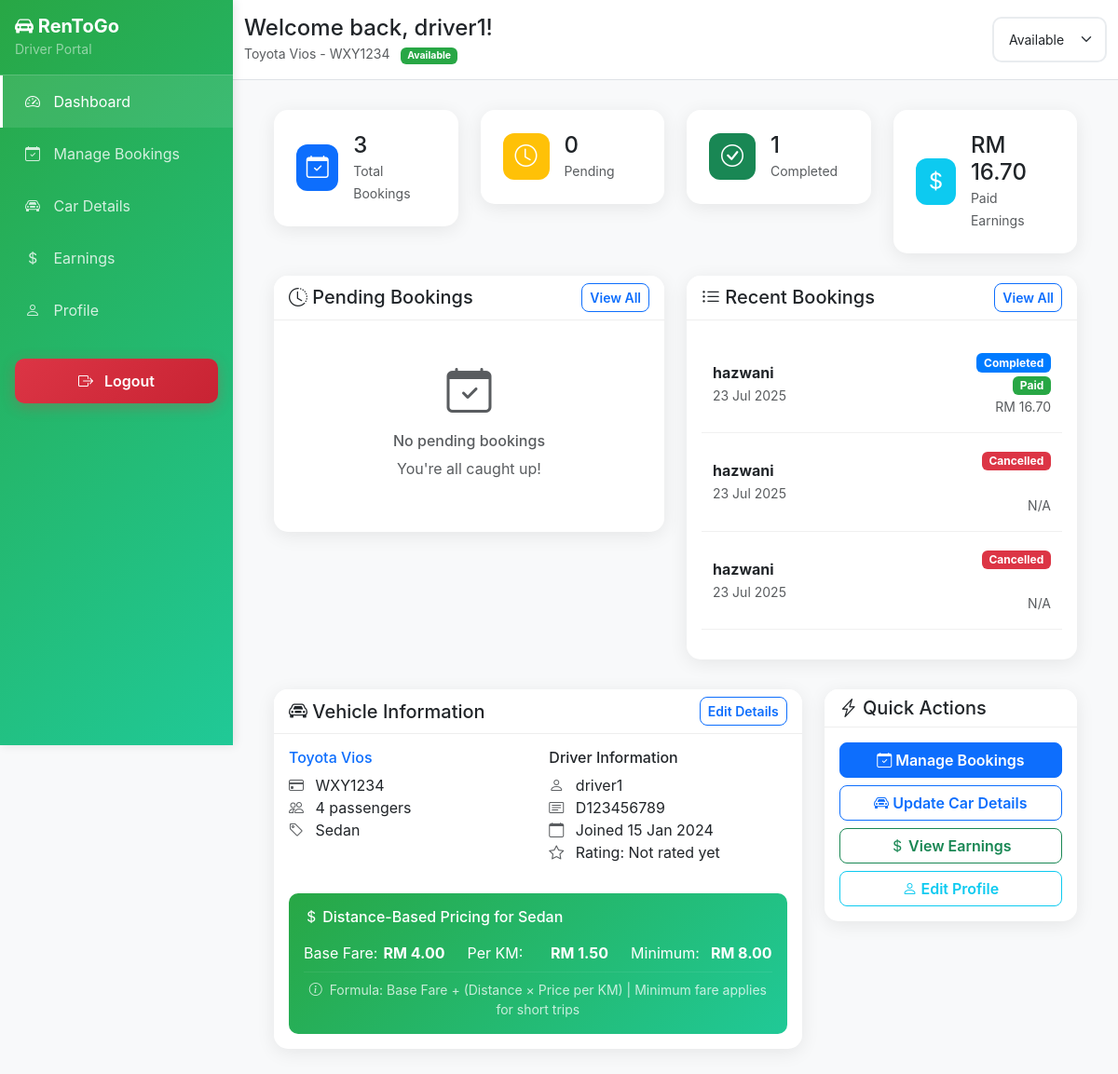
/driver/dashboard.php (signed in), run on the app's committed database.
### tables this page shows
CREATE TABLE `driver` (
  `driverid` int NOT NULL,
  `userid` int NOT NULL,
  `licensenumber` varchar(20) NOT NULL,
  `carmodel` varchar(100) NOT NULL,
  `plate` varchar(10) NOT NULL,
  `capacity` int NOT NULL,
  `status` enum('available','not available','maintenance') DEFAULT 'available',
  `rating` decimal(2,1) DEFAULT '0.0',
  `datehired` date NOT NULL,
  `price_per_hour` decimal(8,2) NOT NULL,
  `car_type` varchar(50) DEFAULT NULL
);

CREATE TABLE `user` (
  `userid` int NOT NULL,
  `username` varchar(50) NOT NULL,
  `full_name` varchar(255) DEFAULT NULL,
  `password` varchar(255) NOT NULL,
  `email` varchar(100) NOT NULL,
  `notel` varchar(15) NOT NULL,
  `gender` enum('Male','Female') NOT NULL,
  `role` enum('student','driver','admin') NOT NULL,
  `created` timestamp NULL DEFAULT CURRENT_TIMESTAMP,
  `status` enum('active','inactive') DEFAULT 'active'
);

CREATE TABLE `booking` (
  `bookingid` int NOT NULL,
  `userid` int NOT NULL,
  `driverid` int NOT NULL,
  `pax` int NOT NULL,
  `bookingdate` timestamp NULL DEFAULT CURRENT_TIMESTAMP,
  `pickupdate` datetime NOT NULL,
  `dropoffdate` datetime NOT NULL,
  `pickuplocation` varchar(255) NOT NULL,
  `dropofflocation` varchar(255) NOT NULL,
  `totalcost` decimal(10,2) NOT NULL,
  `bookingstatus` enum('pending','confirmed','completed','cancelled') DEFAULT 'pending',
  `paymentstatus` enum('unpaid','paid','refunded') DEFAULT 'unpaid',
  `notes` text,
  `duration_hours` int NOT NULL,
  `distance_km` decimal(8,2) NOT NULL
);

CREATE TABLE `pricing_settings` (
  `id` int NOT NULL,
  `car_type` enum('Sedan','Hatchback','SUV','MPV','Pickup') NOT NULL,
  `base_fare` decimal(6,2) NOT NULL DEFAULT '5.00' COMMENT 'Starting fare for any trip',
  `price_per_km` decimal(6,2) NOT NULL DEFAULT '1.50' COMMENT 'Rate per kilometer',
  `price_per_minute` decimal(6,2) DEFAULT '0.30' COMMENT 'Rate per minute for waiting time',
  `peak_multiplier` decimal(3,2) DEFAULT '1.20' COMMENT 'Peak hours multiplier',
  `minimum_fare` decimal(6,2) DEFAULT '8.00' COMMENT 'Minimum total fare',
  `created_at` timestamp NULL DEFAULT CURRENT_TIMESTAMP,
  `updated_at` timestamp NULL DEFAULT CURRENT_TIMESTAMP ON UPDATE CURRENT_TIMESTAMP
);

### driver/dashboard.php (the view, shortened to what the rows shown need)
<?php
$database = new Database();
$db = $database->getConnection();
$query = "SELECT u.*, d.* FROM user u
          JOIN driver d ON u.userid = d.userid
          WHERE u.userid = ?";
$stmt = $db->prepare($query);
$stmt->bindParam(1, $_SESSION['userid']);
$stmt->execute();
$driver = $stmt->fetch(PDO::FETCH_ASSOC);
$query = "SELECT b.*, u.username as student_name, u.full_name as student_full_name, s.student_number, s.faculty,
            CASE
                WHEN b.bookingstatus = 'completed' THEN 'Paid'
                WHEN b.bookingstatus = 'confirmed' THEN 'Unpaid'
                WHEN b.bookingstatus = 'pending' THEN 'Unpaid'
                WHEN b.bookingstatus = 'cancelled' THEN 'N/A'
                ELSE 'Unpaid'
            END as payment_status
          FROM booking b
          JOIN user u ON b.userid = u.userid
          JOIN student s ON u.userid = s.userid
          WHERE b.driverid = ?
          ORDER BY b.bookingdate DESC
          LIMIT 8";
$stmt = $db->prepare($query);
$stmt->bindParam(1, $driver['driverid']);
$stmt->execute();
$recent_bookings = $stmt->fetchAll(PDO::FETCH_ASSOC);
$pricing_info = null;
try {
    $query = "SELECT * FROM pricing_settings WHERE car_type = ?";
    $stmt = $db->prepare($query);
    $stmt->bindParam(1, $driver['car_type']);
    $stmt->execute();
    $pricing_info = $stmt->fetch(PDO::FETCH_ASSOC);
} catch (Exception $e) {
}
?>
<!DOCTYPE html>
<html lang="en">
<head>
    <link href="https://cdn.jsdelivr.net/npm/bootstrap@5.3.0/dist/css/bootstrap.min.css" rel="stylesheet">
    <link rel="stylesheet" href="https://cdn.jsdelivr.net/npm/bootstrap-icons@1.10.0/font/bootstrap-icons.css">
</head>
<body>
    <div class="d-flex">
        <div class="flex-grow-1">
            <div class="dashboard-header">
                <div class="container-fluid">
                    <div class="row align-items-center">
                        <div class="col">
                            <h4 class="mb-0">Welcome back, <?php echo htmlspecialchars($driver['full_name'] ?? $driver['username']); ?>!</h4>
                            <small class="text-muted">
                                <?php echo htmlspecialchars($driver['carmodel']); ?> - <?php echo htmlspecialchars($driver['plate']); ?>
                                <span class="badge status-<?php echo str_replace(' ', '-', $driver['status']); ?> ms-2">
                                    <?php echo ucfirst(str_replace('_', ' ', $driver['status'])); ?>
                                </span>
                            </small>
                        </div>
                        <div class="col-auto">
                            <form method="POST" action="" class="d-inline">
                                <select name="status" class="form-select form-select-sm d-inline-block w-auto" onchange="this.form.submit()">
                                    <option value="available" <?php echo $driver['status'] == 'available' ? 'selected' : ''; ?>>Available</option>
                                </select>
                            </form>
                        </div>
                    </div>
                </div>
            </div>
            <div class="dashboard-content">
                <div class="container-fluid">
                    <div class="row g-4">
                        <div class="col-lg-6">
                            <div class="card">
                                <div class="card-body">
                                    <?php if (empty($recent_bookings)): ?>
                                        <div class="text-center py-4">
                                            <i class="bi bi-calendar-x text-muted" style="font-size: 3rem;"></i>
                                            <h6 class="text-muted mt-2">No bookings yet</h6>
                                            <p class="text-muted">Bookings will appear here once students start booking your car.</p>
                                        </div>
                                    <?php else: ?>
                                        <div class="table-responsive">
                                            <table class="table table-sm">
                                                <tbody>
                                                    <?php foreach ($recent_bookings as $booking): ?>
                                                    <tr>
                                                        <td>
                                                            <div>
                                                                <strong><?php echo htmlspecialchars($booking['student_full_name'] ?? $booking['student_name']); ?></strong>
                                                                <br>
                                                                <small class="text-muted">
                                                                    <?php echo date('d M Y', strtotime($booking['pickupdate'])); ?>
                                                                </small>
                                                            </div>
                                                        </td>
                                                        <td class="text-end">
                                                            <span class="badge status-<?php echo $booking['bookingstatus']; ?>">
                                                                <?php echo ucfirst($booking['bookingstatus']); ?>
                                                            </span>
                                                            <br>
                                                            <span class="badge payment-<?php echo strtolower(str_replace(' ', '', $booking['payment_status'])); ?> mt-1">
                                                                <?php echo $booking['payment_status']; ?>
                                                            </span>
                                                            <br>
                                                            <small class="text-muted">
                                                                <?php if ($booking['bookingstatus'] == 'cancelled'): ?>
                                                                    N/A
                                                                <?php else: ?>
                                                                    RM <?php echo number_format($booking['totalcost'], 2); ?>
                                                                <?php endif; ?>
                                                            </small>
                                                        </td>
                                                    </tr>
                                                    <?php endforeach; ?>
                                                </tbody>
                                            </table>
                                        </div>
                                    <?php endif; ?>
                                </div>
                            </div>
                        </div>
                    </div>
                    <div class="row g-4 mt-2">
                        <div class="col-lg-8">
                            <div class="card">
                                <div class="card-body">
                                    <div class="row">
                                        <div class="col-md-6">
                                            <h6 class="text-primary"><?php echo htmlspecialchars($driver['carmodel']); ?></h6>
                                            <ul class="list-unstyled">
                                                <li><i class="bi bi-credit-card text-muted me-2"></i> <?php echo htmlspecialchars($driver['plate']); ?></li>
                                                <li><i class="bi bi-people text-muted me-2"></i> <?php echo $driver['capacity']; ?> passengers</li>
                                                <li><i class="bi bi-tag text-muted me-2"></i> <?php echo htmlspecialchars($driver['car_type']); ?></li>
                                            </ul>
                                        </div>
                                        <div class="col-md-6">
                                            <ul class="list-unstyled">
                                                <li><i class="bi bi-person text-muted me-2"></i> <?php echo htmlspecialchars($driver['full_name'] ?? $driver['username']); ?></li>
                                                <li><i class="bi bi-card-text text-muted me-2"></i> <?php echo htmlspecialchars($driver['licensenumber']); ?></li>
                                                <li><i class="bi bi-calendar text-muted me-2"></i> Joined <?php echo date('d M Y', strtotime($driver['datehired'])); ?></li>
                                                <li><i class="bi bi-star text-muted me-2"></i> Rating: <?php echo $driver['rating'] > 0 ? number_format($driver['rating'], 1) . '/5' : 'Not rated yet'; ?></li>
                                            </ul>
                                        </div>
                                    </div>
                                    <?php if ($pricing_info): ?>
                                    <div class="pricing-info">
                                        <h6 class="mb-3">
                                            <i class="bi bi-currency-dollar"></i> Distance-Based Pricing for <?php echo $driver['car_type']; ?>
                                        </h6>
                                        <div class="row">
                                            <div class="col-md-4">
                                                <div class="pricing-detail">
                                                    <span>Base Fare:</span>
                                                    <strong>RM <?php echo number_format($pricing_info['base_fare'], 2); ?></strong>
                                                </div>
                                            </div>
                                            <div class="col-md-4">
                                                <div class="pricing-detail">
                                                    <span>Per KM:</span>
                                                    <strong>RM <?php echo number_format($pricing_info['price_per_km'], 2); ?></strong>
                                                </div>
                                            </div>
                                            <div class="col-md-4">
                                                <div class="pricing-detail">
                                                    <span>Minimum:</span>
                                                    <strong>RM <?php echo number_format($pricing_info['minimum_fare'], 2); ?></strong>
                                                </div>
                                            </div>
                                        </div>
                                        <hr class="my-2" style="border-color: rgba(255,255,255,0.3);">
                                        <small class="d-block text-center opacity-75">
                                            <i class="bi bi-info-circle me-1"></i>
                                            Formula: Base Fare + (Distance × Price per KM) | Minimum fare applies for short trips
                                        </small>
                                    </div>
                                    <?php endif; ?>
                                </div>
                            </div>
                        </div>
                    </div>
                </div>
            </div>
        </div>
    </div>
</body>
</html>

### data on the page
driver: userid.full_name "driver1", carmodel "Toyota Vios", plate "WXY1234", status "Available", capacity "4", car_type "Sedan", licensenumber "D123456789", datehired "15 Jan 2024"
booking: userid.full_name "hazwani", pickupdate "23 Jul 2025", bookingstatus "Completed", payment_status "Paid", totalcost "16.70"
booking: userid.full_name "hazwani", pickupdate "23 Jul 2025", bookingstatus "Cancelled", shows "N/A"
booking: userid.full_name "hazwani", pickupdate "23 Jul 2025", bookingstatus "Cancelled", shows "N/A"
pricing_settings: base_fare "4.00", price_per_km "1.50", minimum_fare "8.00"

### other printed values
$stats['total_bookings'] "3"
$stats['pending_bookings'] "0"
$stats['completed_bookings'] "1"
$stats['total_earnings'] "16.70"
